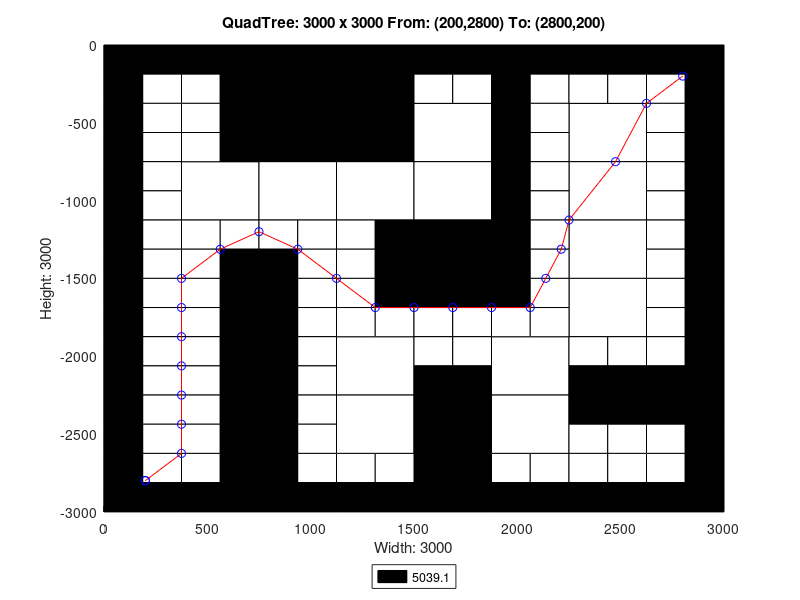

Reproduce this figure in MATLAB.
axis([0 3000 -3000 0]);
title('QuadTree: 3000 x 3000 From: (200,2800) To: (2800,200)');
xlabel('Width: 3000');
ylabel('Height: 3000');
rectangle('Position',[750 -750 750 750], 'FaceColor',[0 0 0]);
rectangle('Position',[375 -1125 375 375], 'FaceColor',[1 1 1]);
rectangle('Position',[750 -1125 375 375], 'FaceColor',[1 1 1]);
rectangle('Position',[1125 -1125 375 375], 'FaceColor',[1 1 1]);
rectangle('Position',[1500 -750 375 375], 'FaceColor',[1 1 1]);
rectangle('Position',[2250 -750 375 375], 'FaceColor',[1 1 1]);
rectangle('Position',[1500 -1125 375 375], 'FaceColor',[1 1 1]);
rectangle('Position',[1500 -1500 375 375], 'FaceColor',[0 0 0]);
rectangle('Position',[2250 -1125 375 375], 'FaceColor',[1 1 1]);
rectangle('Position',[2250 -1500 375 375], 'FaceColor',[1 1 1]);
rectangle('Position',[1125 -2250 375 375], 'FaceColor',[1 1 1]);
rectangle('Position',[1125 -2625 375 375], 'FaceColor',[1 1 1]);
rectangle('Position',[1875 -2250 375 375], 'FaceColor',[1 1 1]);
rectangle('Position',[2250 -1875 375 375], 'FaceColor',[1 1 1]);
rectangle('Position',[1500 -2625 375 375], 'FaceColor',[0 0 0]);
rectangle('Position',[1875 -2625 375 375], 'FaceColor',[1 1 1]);
rectangle('Position',[1500 -3000 375 375], 'FaceColor',[0 0 0]);
rectangle('Position',[0 -187.5 187.5 187.5], 'FaceColor',[0 0 0]);
rectangle('Position',[187.5 -187.5 187.5 187.5], 'FaceColor',[0 0 0]);
rectangle('Position',[0 -375 187.5 187.5], 'FaceColor',[0 0 0]);
rectangle('Position',[187.5 -375 187.5 187.5], 'FaceColor',[1 1 1]);
rectangle('Position',[375 -187.5 187.5 187.5], 'FaceColor',[0 0 0]);
rectangle('Position',[562.5 -187.5 187.5 187.5], 'FaceColor',[0 0 0]);
rectangle('Position',[375 -375 187.5 187.5], 'FaceColor',[1 1 1]);
rectangle('Position',[562.5 -375 187.5 187.5], 'FaceColor',[0 0 0]);
rectangle('Position',[0 -562.5 187.5 187.5], 'FaceColor',[0 0 0]);
rectangle('Position',[187.5 -562.5 187.5 187.5], 'FaceColor',[1 1 1]);
rectangle('Position',[0 -750 187.5 187.5], 'FaceColor',[0 0 0]);
rectangle('Position',[187.5 -750 187.5 187.5], 'FaceColor',[1 1 1]);
rectangle('Position',[375 -562.5 187.5 187.5], 'FaceColor',[1 1 1]);
rectangle('Position',[562.5 -562.5 187.5 187.5], 'FaceColor',[0 0 0]);
rectangle('Position',[375 -750 187.5 187.5], 'FaceColor',[1 1 1]);
rectangle('Position',[562.5 -750 187.5 187.5], 'FaceColor',[0 0 0]);
rectangle('Position',[0 -937.5 187.5 187.5], 'FaceColor',[0 0 0]);
rectangle('Position',[187.5 -937.5 187.5 187.5], 'FaceColor',[1 1 1]);
rectangle('Position',[0 -1125 187.5 187.5], 'FaceColor',[0 0 0]);
rectangle('Position',[187.5 -1125 187.5 187.5], 'FaceColor',[1 1 1]);
rectangle('Position',[0 -1312.5 187.5 187.5], 'FaceColor',[0 0 0]);
rectangle('Position',[187.5 -1312.5 187.5 187.5], 'FaceColor',[1 1 1]);
rectangle('Position',[0 -1500 187.5 187.5], 'FaceColor',[0 0 0]);
rectangle('Position',[187.5 -1500 187.5 187.5], 'FaceColor',[1 1 1]);
rectangle('Position',[375 -1312.5 187.5 187.5], 'FaceColor',[1 1 1]);
rectangle('Position',[562.5 -1312.5 187.5 187.5], 'FaceColor',[1 1 1]);
rectangle('Position',[375 -1500 187.5 187.5], 'FaceColor',[1 1 1]);
rectangle('Position',[562.5 -1500 187.5 187.5], 'FaceColor',[0 0 0]);
rectangle('Position',[750 -1312.5 187.5 187.5], 'FaceColor',[1 1 1]);
rectangle('Position',[937.5 -1312.5 187.5 187.5], 'FaceColor',[1 1 1]);
rectangle('Position',[750 -1500 187.5 187.5], 'FaceColor',[0 0 0]);
rectangle('Position',[937.5 -1500 187.5 187.5], 'FaceColor',[1 1 1]);
rectangle('Position',[1125 -1312.5 187.5 187.5], 'FaceColor',[1 1 1]);
rectangle('Position',[1312.5 -1312.5 187.5 187.5], 'FaceColor',[0 0 0]);
rectangle('Position',[1125 -1500 187.5 187.5], 'FaceColor',[1 1 1]);
rectangle('Position',[1312.5 -1500 187.5 187.5], 'FaceColor',[0 0 0]);
rectangle('Position',[1500 -187.5 187.5 187.5], 'FaceColor',[0 0 0]);
rectangle('Position',[1687.5 -187.5 187.5 187.5], 'FaceColor',[0 0 0]);
rectangle('Position',[1500 -375 187.5 187.5], 'FaceColor',[1 1 1]);
rectangle('Position',[1687.5 -375 187.5 187.5], 'FaceColor',[1 1 1]);
rectangle('Position',[1875 -187.5 187.5 187.5], 'FaceColor',[0 0 0]);
rectangle('Position',[2062.5 -187.5 187.5 187.5], 'FaceColor',[0 0 0]);
rectangle('Position',[1875 -375 187.5 187.5], 'FaceColor',[0 0 0]);
rectangle('Position',[2062.5 -375 187.5 187.5], 'FaceColor',[1 1 1]);
rectangle('Position',[1875 -562.5 187.5 187.5], 'FaceColor',[0 0 0]);
rectangle('Position',[2062.5 -562.5 187.5 187.5], 'FaceColor',[1 1 1]);
rectangle('Position',[1875 -750 187.5 187.5], 'FaceColor',[0 0 0]);
rectangle('Position',[2062.5 -750 187.5 187.5], 'FaceColor',[1 1 1]);
rectangle('Position',[2250 -187.5 187.5 187.5], 'FaceColor',[0 0 0]);
rectangle('Position',[2437.5 -187.5 187.5 187.5], 'FaceColor',[0 0 0]);
rectangle('Position',[2250 -375 187.5 187.5], 'FaceColor',[1 1 1]);
rectangle('Position',[2437.5 -375 187.5 187.5], 'FaceColor',[1 1 1]);
rectangle('Position',[2625 -187.5 187.5 187.5], 'FaceColor',[0 0 0]);
rectangle('Position',[2812.5 -187.5 187.5 187.5], 'FaceColor',[0 0 0]);
rectangle('Position',[2625 -375 187.5 187.5], 'FaceColor',[1 1 1]);
rectangle('Position',[2812.5 -375 187.5 187.5], 'FaceColor',[0 0 0]);
rectangle('Position',[2625 -562.5 187.5 187.5], 'FaceColor',[1 1 1]);
rectangle('Position',[2812.5 -562.5 187.5 187.5], 'FaceColor',[0 0 0]);
rectangle('Position',[2625 -750 187.5 187.5], 'FaceColor',[1 1 1]);
rectangle('Position',[2812.5 -750 187.5 187.5], 'FaceColor',[0 0 0]);
rectangle('Position',[1875 -937.5 187.5 187.5], 'FaceColor',[0 0 0]);
rectangle('Position',[2062.5 -937.5 187.5 187.5], 'FaceColor',[1 1 1]);
rectangle('Position',[1875 -1125 187.5 187.5], 'FaceColor',[0 0 0]);
rectangle('Position',[2062.5 -1125 187.5 187.5], 'FaceColor',[1 1 1]);
rectangle('Position',[1875 -1312.5 187.5 187.5], 'FaceColor',[0 0 0]);
rectangle('Position',[2062.5 -1312.5 187.5 187.5], 'FaceColor',[1 1 1]);
rectangle('Position',[1875 -1500 187.5 187.5], 'FaceColor',[0 0 0]);
rectangle('Position',[2062.5 -1500 187.5 187.5], 'FaceColor',[1 1 1]);
rectangle('Position',[2625 -937.5 187.5 187.5], 'FaceColor',[1 1 1]);
rectangle('Position',[2812.5 -937.5 187.5 187.5], 'FaceColor',[0 0 0]);
rectangle('Position',[2625 -1125 187.5 187.5], 'FaceColor',[1 1 1]);
rectangle('Position',[2812.5 -1125 187.5 187.5], 'FaceColor',[0 0 0]);
rectangle('Position',[2625 -1312.5 187.5 187.5], 'FaceColor',[1 1 1]);
rectangle('Position',[2812.5 -1312.5 187.5 187.5], 'FaceColor',[0 0 0]);
rectangle('Position',[2625 -1500 187.5 187.5], 'FaceColor',[1 1 1]);
rectangle('Position',[2812.5 -1500 187.5 187.5], 'FaceColor',[0 0 0]);
rectangle('Position',[0 -1687.5 187.5 187.5], 'FaceColor',[0 0 0]);
rectangle('Position',[187.5 -1687.5 187.5 187.5], 'FaceColor',[1 1 1]);
rectangle('Position',[0 -1875 187.5 187.5], 'FaceColor',[0 0 0]);
rectangle('Position',[187.5 -1875 187.5 187.5], 'FaceColor',[1 1 1]);
rectangle('Position',[375 -1687.5 187.5 187.5], 'FaceColor',[1 1 1]);
rectangle('Position',[562.5 -1687.5 187.5 187.5], 'FaceColor',[0 0 0]);
rectangle('Position',[375 -1875 187.5 187.5], 'FaceColor',[1 1 1]);
rectangle('Position',[562.5 -1875 187.5 187.5], 'FaceColor',[0 0 0]);
rectangle('Position',[0 -2062.5 187.5 187.5], 'FaceColor',[0 0 0]);
rectangle('Position',[187.5 -2062.5 187.5 187.5], 'FaceColor',[1 1 1]);
rectangle('Position',[0 -2250 187.5 187.5], 'FaceColor',[0 0 0]);
rectangle('Position',[187.5 -2250 187.5 187.5], 'FaceColor',[1 1 1]);
rectangle('Position',[375 -2062.5 187.5 187.5], 'FaceColor',[1 1 1]);
rectangle('Position',[562.5 -2062.5 187.5 187.5], 'FaceColor',[0 0 0]);
rectangle('Position',[375 -2250 187.5 187.5], 'FaceColor',[1 1 1]);
rectangle('Position',[562.5 -2250 187.5 187.5], 'FaceColor',[0 0 0]);
rectangle('Position',[750 -1687.5 187.5 187.5], 'FaceColor',[0 0 0]);
rectangle('Position',[937.5 -1687.5 187.5 187.5], 'FaceColor',[1 1 1]);
rectangle('Position',[750 -1875 187.5 187.5], 'FaceColor',[0 0 0]);
rectangle('Position',[937.5 -1875 187.5 187.5], 'FaceColor',[1 1 1]);
rectangle('Position',[1125 -1687.5 187.5 187.5], 'FaceColor',[1 1 1]);
rectangle('Position',[1312.5 -1687.5 187.5 187.5], 'FaceColor',[0 0 0]);
rectangle('Position',[1125 -1875 187.5 187.5], 'FaceColor',[1 1 1]);
rectangle('Position',[1312.5 -1875 187.5 187.5], 'FaceColor',[1 1 1]);
rectangle('Position',[750 -2062.5 187.5 187.5], 'FaceColor',[0 0 0]);
rectangle('Position',[937.5 -2062.5 187.5 187.5], 'FaceColor',[1 1 1]);
rectangle('Position',[750 -2250 187.5 187.5], 'FaceColor',[0 0 0]);
rectangle('Position',[937.5 -2250 187.5 187.5], 'FaceColor',[1 1 1]);
rectangle('Position',[0 -2437.5 187.5 187.5], 'FaceColor',[0 0 0]);
rectangle('Position',[187.5 -2437.5 187.5 187.5], 'FaceColor',[1 1 1]);
rectangle('Position',[0 -2625 187.5 187.5], 'FaceColor',[0 0 0]);
rectangle('Position',[187.5 -2625 187.5 187.5], 'FaceColor',[1 1 1]);
rectangle('Position',[375 -2437.5 187.5 187.5], 'FaceColor',[1 1 1]);
rectangle('Position',[562.5 -2437.5 187.5 187.5], 'FaceColor',[0 0 0]);
rectangle('Position',[375 -2625 187.5 187.5], 'FaceColor',[1 1 1]);
rectangle('Position',[562.5 -2625 187.5 187.5], 'FaceColor',[0 0 0]);
rectangle('Position',[0 -2812.5 187.5 187.5], 'FaceColor',[0 0 0]);
rectangle('Position',[187.5 -2812.5 187.5 187.5], 'FaceColor',[1 1 1]);
rectangle('Position',[0 -3000 187.5 187.5], 'FaceColor',[0 0 0]);
rectangle('Position',[187.5 -3000 187.5 187.5], 'FaceColor',[0 0 0]);
rectangle('Position',[375 -2812.5 187.5 187.5], 'FaceColor',[1 1 1]);
rectangle('Position',[562.5 -2812.5 187.5 187.5], 'FaceColor',[0 0 0]);
rectangle('Position',[375 -3000 187.5 187.5], 'FaceColor',[0 0 0]);
rectangle('Position',[562.5 -3000 187.5 187.5], 'FaceColor',[0 0 0]);
rectangle('Position',[750 -2437.5 187.5 187.5], 'FaceColor',[0 0 0]);
rectangle('Position',[937.5 -2437.5 187.5 187.5], 'FaceColor',[1 1 1]);
rectangle('Position',[750 -2625 187.5 187.5], 'FaceColor',[0 0 0]);
rectangle('Position',[937.5 -2625 187.5 187.5], 'FaceColor',[1 1 1]);
rectangle('Position',[750 -2812.5 187.5 187.5], 'FaceColor',[0 0 0]);
rectangle('Position',[937.5 -2812.5 187.5 187.5], 'FaceColor',[1 1 1]);
rectangle('Position',[750 -3000 187.5 187.5], 'FaceColor',[0 0 0]);
rectangle('Position',[937.5 -3000 187.5 187.5], 'FaceColor',[0 0 0]);
rectangle('Position',[1125 -2812.5 187.5 187.5], 'FaceColor',[1 1 1]);
rectangle('Position',[1312.5 -2812.5 187.5 187.5], 'FaceColor',[1 1 1]);
rectangle('Position',[1125 -3000 187.5 187.5], 'FaceColor',[0 0 0]);
rectangle('Position',[1312.5 -3000 187.5 187.5], 'FaceColor',[0 0 0]);
rectangle('Position',[1500 -1687.5 187.5 187.5], 'FaceColor',[0 0 0]);
rectangle('Position',[1687.5 -1687.5 187.5 187.5], 'FaceColor',[0 0 0]);
rectangle('Position',[1500 -1875 187.5 187.5], 'FaceColor',[1 1 1]);
rectangle('Position',[1687.5 -1875 187.5 187.5], 'FaceColor',[1 1 1]);
rectangle('Position',[1875 -1687.5 187.5 187.5], 'FaceColor',[0 0 0]);
rectangle('Position',[2062.5 -1687.5 187.5 187.5], 'FaceColor',[1 1 1]);
rectangle('Position',[1875 -1875 187.5 187.5], 'FaceColor',[1 1 1]);
rectangle('Position',[2062.5 -1875 187.5 187.5], 'FaceColor',[1 1 1]);
rectangle('Position',[1500 -2062.5 187.5 187.5], 'FaceColor',[1 1 1]);
rectangle('Position',[1687.5 -2062.5 187.5 187.5], 'FaceColor',[1 1 1]);
rectangle('Position',[1500 -2250 187.5 187.5], 'FaceColor',[0 0 0]);
rectangle('Position',[1687.5 -2250 187.5 187.5], 'FaceColor',[0 0 0]);
rectangle('Position',[2625 -1687.5 187.5 187.5], 'FaceColor',[1 1 1]);
rectangle('Position',[2812.5 -1687.5 187.5 187.5], 'FaceColor',[0 0 0]);
rectangle('Position',[2625 -1875 187.5 187.5], 'FaceColor',[1 1 1]);
rectangle('Position',[2812.5 -1875 187.5 187.5], 'FaceColor',[0 0 0]);
rectangle('Position',[2250 -2062.5 187.5 187.5], 'FaceColor',[1 1 1]);
rectangle('Position',[2437.5 -2062.5 187.5 187.5], 'FaceColor',[1 1 1]);
rectangle('Position',[2250 -2250 187.5 187.5], 'FaceColor',[0 0 0]);
rectangle('Position',[2437.5 -2250 187.5 187.5], 'FaceColor',[0 0 0]);
rectangle('Position',[2625 -2062.5 187.5 187.5], 'FaceColor',[1 1 1]);
rectangle('Position',[2812.5 -2062.5 187.5 187.5], 'FaceColor',[0 0 0]);
rectangle('Position',[2625 -2250 187.5 187.5], 'FaceColor',[0 0 0]);
rectangle('Position',[2812.5 -2250 187.5 187.5], 'FaceColor',[0 0 0]);
rectangle('Position',[1875 -2812.5 187.5 187.5], 'FaceColor',[1 1 1]);
rectangle('Position',[2062.5 -2812.5 187.5 187.5], 'FaceColor',[1 1 1]);
rectangle('Position',[1875 -3000 187.5 187.5], 'FaceColor',[0 0 0]);
rectangle('Position',[2062.5 -3000 187.5 187.5], 'FaceColor',[0 0 0]);
rectangle('Position',[2250 -2437.5 187.5 187.5], 'FaceColor',[0 0 0]);
rectangle('Position',[2437.5 -2437.5 187.5 187.5], 'FaceColor',[0 0 0]);
rectangle('Position',[2250 -2625 187.5 187.5], 'FaceColor',[1 1 1]);
rectangle('Position',[2437.5 -2625 187.5 187.5], 'FaceColor',[1 1 1]);
rectangle('Position',[2625 -2437.5 187.5 187.5], 'FaceColor',[0 0 0]);
rectangle('Position',[2812.5 -2437.5 187.5 187.5], 'FaceColor',[0 0 0]);
rectangle('Position',[2625 -2625 187.5 187.5], 'FaceColor',[1 1 1]);
rectangle('Position',[2812.5 -2625 187.5 187.5], 'FaceColor',[0 0 0]);
rectangle('Position',[2250 -2812.5 187.5 187.5], 'FaceColor',[1 1 1]);
rectangle('Position',[2437.5 -2812.5 187.5 187.5], 'FaceColor',[1 1 1]);
rectangle('Position',[2250 -3000 187.5 187.5], 'FaceColor',[0 0 0]);
rectangle('Position',[2437.5 -3000 187.5 187.5], 'FaceColor',[0 0 0]);
rectangle('Position',[2625 -2812.5 187.5 187.5], 'FaceColor',[1 1 1]);
rectangle('Position',[2812.5 -2812.5 187.5 187.5], 'FaceColor',[0 0 0]);
rectangle('Position',[2625 -3000 187.5 187.5], 'FaceColor',[0 0 0]);
rectangle('Position',[2812.5 -3000 187.5 187.5], 'FaceColor',[0 0 0]);
X=[2800,2625,2475,2250,2212.5,2137.5,2062.5,1875,1687.5,1500,1312.5,1125,937.5,750,562.5,375,375,375,375,375,375,375,200,200];
Y=[-200,-375,-750,-1125,-1312.5,-1500,-1687.5,-1687.5,-1687.5,-1687.5,-1687.5,-1500,-1312.5,-1200,-1312.5,-1500,-1687.5,-1875,-2062.5,-2250,-2437.5,-2625,-2800,-2800];
hold on;
plot(X,Y,'r');
plot(X,Y,'bo');
legend('5039.1','Location','southoutside');
